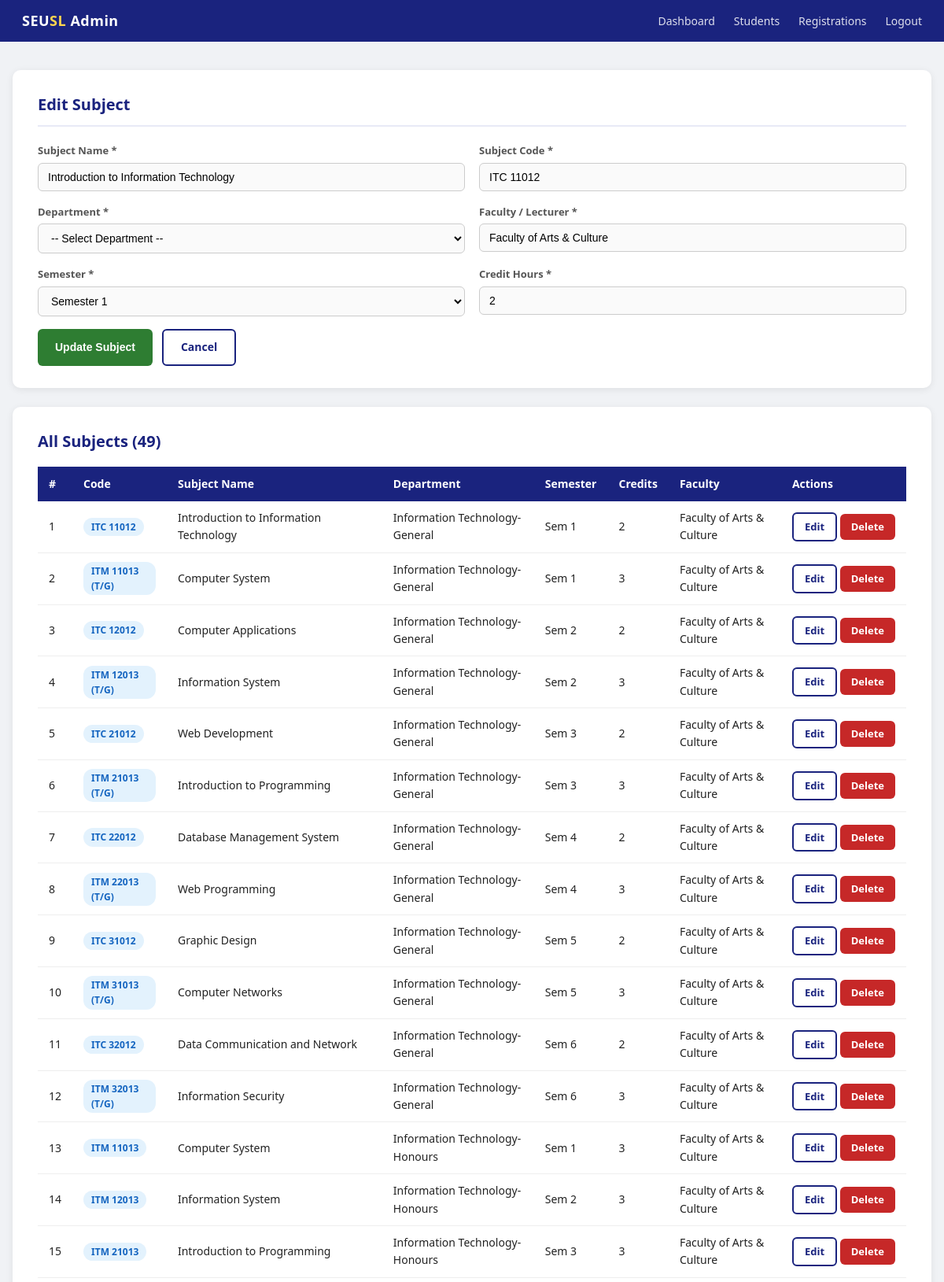
Page /admin/subjects.php?id=1 (signed in, upper part) on the committed database.
### tables this page shows
CREATE TABLE IF NOT EXISTS subjects (
    id INT AUTO_INCREMENT PRIMARY KEY,
    subject_name VARCHAR(150) NOT NULL,
    subject_code VARCHAR(20) NOT NULL UNIQUE,
    department VARCHAR(50) NOT NULL,
    faculty VARCHAR(100) NOT NULL,
    semester INT NOT NULL,
    credit INT NOT NULL,
    created_at DATETIME DEFAULT CURRENT_TIMESTAMP
);

### admin/subjects.php (the view, shortened to what this page needs)
<?php
require_once '../includes/db.php';
$action = $_GET['action'] ?? 'list';
$edit_id = (int)($_GET['id'] ?? 0);
$edit_subject = null;
if ($edit_id > 0) {
    $s = $conn->prepare("SELECT * FROM subjects WHERE id=?");
    $s->bind_param("i", $edit_id);
    $s->execute();
    $edit_subject = $s->get_result()->fetch_assoc();
    $action = 'add';
}
$subjects = $conn->query("SELECT * FROM subjects ORDER BY department, semester, subject_code")->fetch_all(MYSQLI_ASSOC);
?>
<!DOCTYPE html>
<html lang="en">
<head>
<link rel="stylesheet" href="../css/style.css">
</head>
<body>
<nav class="navbar">
  <div class="brand">SEU<span>SL</span> Admin</div>
  <div class="nav-links">
    <a href="dashboard.php">Dashboard</a>
    <a href="students.php">Students</a>
    <a href="registrations.php">Registrations</a>
    <a href="logout.php">Logout</a>
  </div>
</nav>
<div class="wide-container">
  <?php if ($action === 'add'): ?>
  <div class="card">
    <h2><?= $edit_subject ? 'Edit Subject' : '+ Add New Subject' ?></h2>
    <form method="POST">
      <div class="grid-2">
        <div class="form-group">
          <label>Subject Name *</label>
          <input type="text" name="subject_name" required value="<?= htmlspecialchars($edit_subject['subject_name'] ?? '') ?>" placeholder="e.g. Web Programming">
        </div>
        <div class="form-group">
          <label>Subject Code *</label>
          <input type="text" name="subject_code" required value="<?= htmlspecialchars($edit_subject['subject_code'] ?? '') ?>" placeholder="e.g. ITM 22013" style="text-transform:uppercase">
        </div>
      </div>
      <div class="grid-2">
        <div class="form-group">
          <label>Department *</label>
          <select name="department" required>
            <option value="">-- Select Department --</option>
          </select>
        </div>
        <div class="form-group">
          <label>Faculty / Lecturer *</label>
          <input type="text" name="faculty" required value="<?= htmlspecialchars($edit_subject['faculty'] ?? '') ?>" placeholder="e.g. Dr. K. Fernando">
        </div>
      </div>
      <div class="grid-2">
        <div class="form-group">
          <label>Semester *</label>
          <select name="semester" required>
            <?php for($i=1;$i<=8;$i++): ?>
            <option value="<?=$i?>" <?=(($edit_subject['semester']??0)==$i)?'selected':''?>>Semester <?=$i?></option>
            <?php endfor; ?>
          </select>
        </div>
        <div class="form-group">
          <label>Credit Hours *</label>
          <input type="number" name="credit" min="1" max="6" required value="<?= $edit_subject['credit'] ?? '' ?>" placeholder="3">
        </div>
      </div>
      <div style="display:flex;gap:12px">
        <button type="submit" class="btn btn-success"><?= $edit_subject ? 'Update Subject' : 'Add Subject' ?></button>
        <a href="subjects.php" class="btn btn-outline">Cancel</a>
      </div>
    </form>
  </div>
  <?php endif; ?>
  <div class="card">
    <div style="display:flex;justify-content:space-between;align-items:center;margin-bottom:16px">
      <h2 style="margin:0;border:none;padding:0">All Subjects (<?= count($subjects) ?>)</h2>
    </div>
    <div class="table-wrap">
      <table>
        <thead>
          <tr><th>#</th><th>Code</th><th>Subject Name</th><th>Department</th><th>Semester</th><th>Credits</th><th>Faculty</th><th>Actions</th></tr>
        </thead>
        <tbody>
          <?php foreach ($subjects as $i => $sub): ?>
          <tr>
            <td><?=$i+1?></td>
            <td><span class="badge badge-info"><?= htmlspecialchars($sub['subject_code']) ?></span></td>
            <td><?= htmlspecialchars($sub['subject_name']) ?></td>
            <td><?= htmlspecialchars($sub['department']) ?></td>
            <td>Sem <?=$sub['semester']?></td>
            <td><?=$sub['credit']?></td>
            <td><?= htmlspecialchars($sub['faculty']) ?></td>
            <td style="white-space:nowrap">
              <a href="?action=add&id=<?=$sub['id']?>" class="btn btn-outline btn-sm">Edit</a>
              <a href="?delete=<?=$sub['id']?>" class="btn btn-danger btn-sm" onclick="return confirm('Delete this subject?')">Delete</a>
            </td>
          </tr>
          <?php endforeach; ?>
        </tbody>
      </table>
    </div>
  </div>
</div>
</body>
</html>

### css/style.css (style rules this page uses)
* { box-sizing: border-box; margin: 0; padding: 0; }
body { font-family: 'Segoe UI', Arial, sans-serif; background: #f0f2f5; color: #222; font-size: 15px; line-height: 1.6; }
.navbar { background: #1a237e; color: #fff; padding: 12px 28px; display: flex; align-items: center; justify-content: space-between; }
.navbar .brand { font-size: 18px; font-weight: 700; letter-spacing: .5px; }
.navbar .brand span { color: #ffd54f; }
.navbar .nav-links a { color: #fff; text-decoration: none; margin-left: 20px; font-size: 14px; opacity: .85; transition: opacity .2s; }
.wide-container { max-width: 1200px; margin: 36px auto; padding: 0 16px; }
.card { background: #fff; border-radius: 10px; box-shadow: 0 2px 10px rgba(0, 0, 0, .08); padding: 28px 32px; margin-bottom: 24px; }
.card h2 { font-size: 20px; color: #1a237e; margin-bottom: 20px; border-bottom: 2px solid #e8eaf6; padding-bottom: 10px; }
.form-group { margin-bottom: 16px; }
.form-group label { display: block; font-size: 13px; font-weight: 600; color: #555; margin-bottom: 5px; }
.form-group input, .form-group select, .form-group textarea { width: 100%; padding: 9px 12px; border: 1px solid #ccc; border-radius: 6px; font-size: 14px; transition: border .2s; background: #fafafa; }
.btn { display: inline-block; padding: 10px 22px; border: none; border-radius: 6px; font-size: 14px; font-weight: 600; cursor: pointer; text-decoration: none; transition: background .2s, transform .1s; }
.btn-success { background: #2e7d32; color: #fff; }
.btn-danger { background: #c62828; color: #fff; }
.btn-outline { background: transparent; color: #1a237e; border: 2px solid #1a237e; }
.btn-sm { padding: 6px 14px; font-size: 13px; }
.table-wrap { overflow-x: auto; }
table { width: 100%; border-collapse: collapse; font-size: 14px; }
th { background: #1a237e; color: #fff; padding: 11px 14px; text-align: left; font-weight: 600; }
td { padding: 10px 14px; border-bottom: 1px solid #eee; }
.badge { display: inline-block; padding: 2px 10px; border-radius: 12px; font-size: 12px; font-weight: 600; }
.badge-info { background: #e3f2fd; color: #1565c0; }
.grid-2 { display: grid; grid-template-columns: 1fr 1fr; gap: 18px; }

### rows in the picture
subjects: subject_name "Introduction to Information Technology", subject_code "ITC 11012", faculty "Faculty of Arts & Culture", semester "Semester 1", credit "2", department "Information Technology-General", semester "1"
subjects: subject_code "ITM 11013 (T/G)", subject_name "Computer System", department "Information Technology-General", semester "1", credit "3", faculty "Faculty of Arts & Culture"
subjects: subject_code "ITC 12012", subject_name "Computer Applications", department "Information Technology-General", semester "2", credit "2", faculty "Faculty of Arts & Culture"
subjects: subject_code "ITM 12013 (T/G)", subject_name "Information System", department "Information Technology-General", semester "2", credit "3", faculty "Faculty of Arts & Culture"
subjects: subject_code "ITC 21012", subject_name "Web Development", department "Information Technology-General", semester "3", credit "2", faculty "Faculty of Arts & Culture"
subjects: subject_code "ITM 21013 (T/G)", subject_name "Introduction to Programming", department "Information Technology-General", semester "3", credit "3", faculty "Faculty of Arts & Culture"
subjects: subject_code "ITC 22012", subject_name "Database Management System", department "Information Technology-General", semester "4", credit "2", faculty "Faculty of Arts & Culture"
subjects: subject_code "ITM 22013 (T/G)", subject_name "Web Programming", department "Information Technology-General", semester "4", credit "3", faculty "Faculty of Arts & Culture"
subjects: subject_code "ITC 31012", subject_name "Graphic Design", department "Information Technology-General", semester "5", credit "2", faculty "Faculty of Arts & Culture"
subjects: subject_code "ITM 31013 (T/G)", subject_name "Computer Networks", department "Information Technology-General", semester "5", credit "3", faculty "Faculty of Arts & Culture"
subjects: subject_code "ITC 32012", subject_name "Data Communication and Network", department "Information Technology-General", semester "6", credit "2", faculty "Faculty of Arts & Culture"
subjects: subject_code "ITM 32013 (T/G)", subject_name "Information Security", department "Information Technology-General", semester "6", credit "3", faculty "Faculty of Arts & Culture"
subjects: subject_code "ITM 11013", subject_name "Computer System", department "Information Technology-Honours", semester "1", credit "3", faculty "Faculty of Arts & Culture"
subjects: subject_code "ITM 12013", subject_name "Information System", department "Information Technology-Honours", semester "2", credit "3", faculty "Faculty of Arts & Culture"
subjects: subject_code "ITM 21013", subject_name "Introduction to Programming", department "Information Technology-Honours", semester "3", credit "3", faculty "Faculty of Arts & Culture"

### other values in the picture
count($subjects) "49"
